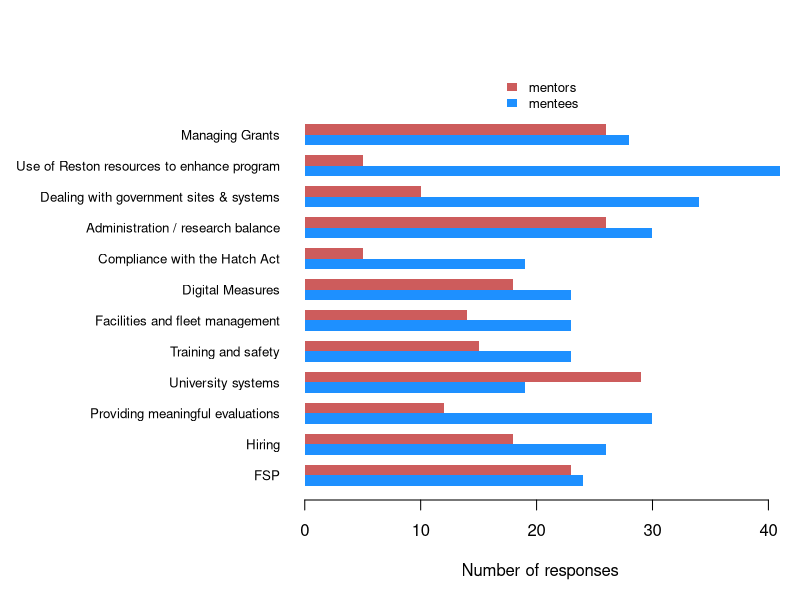
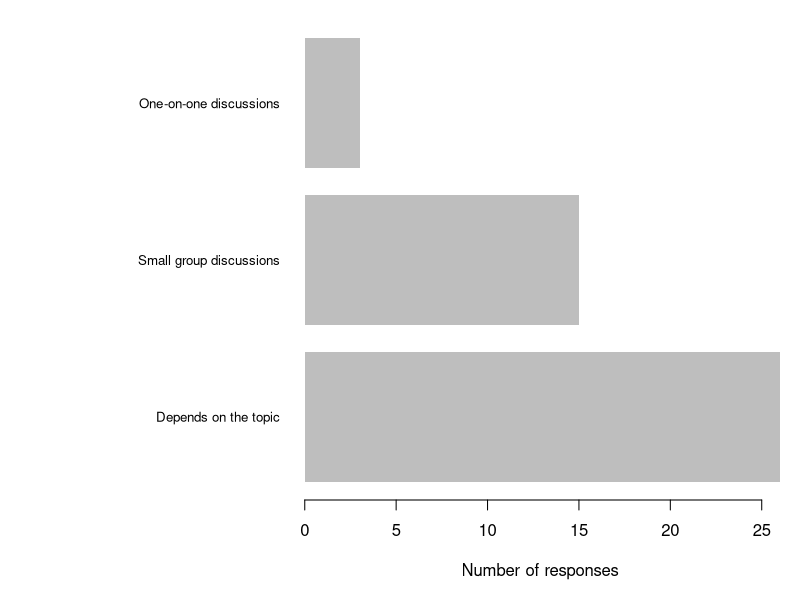
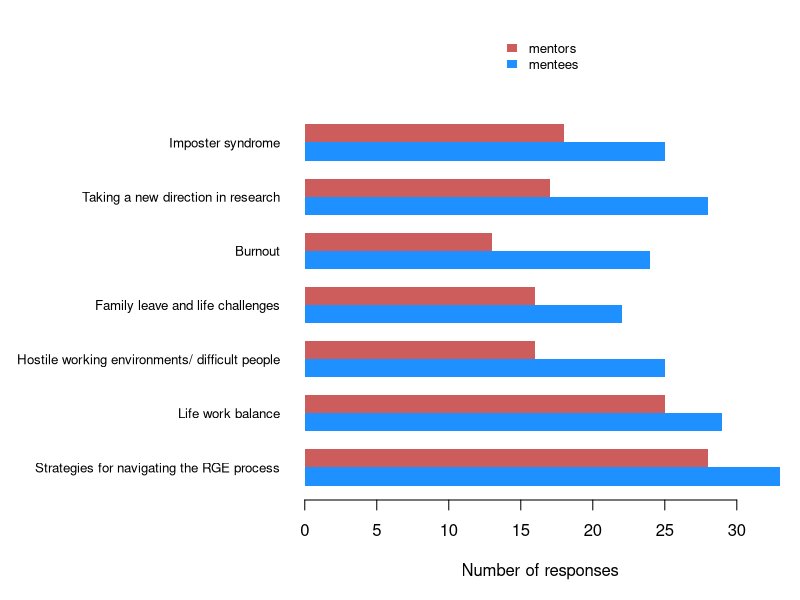
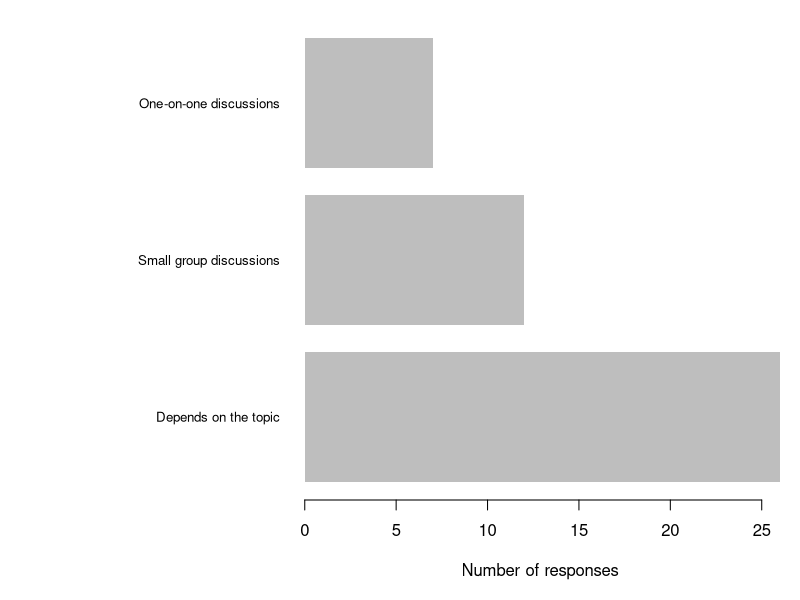
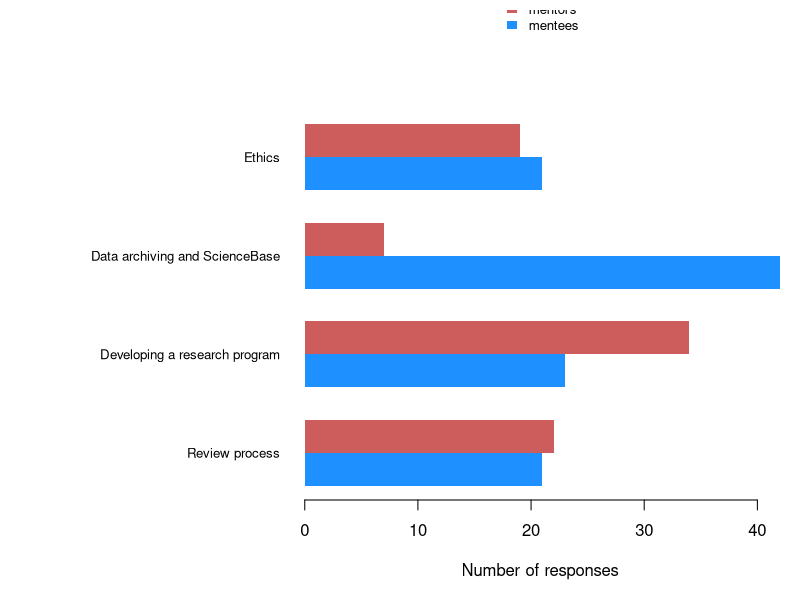
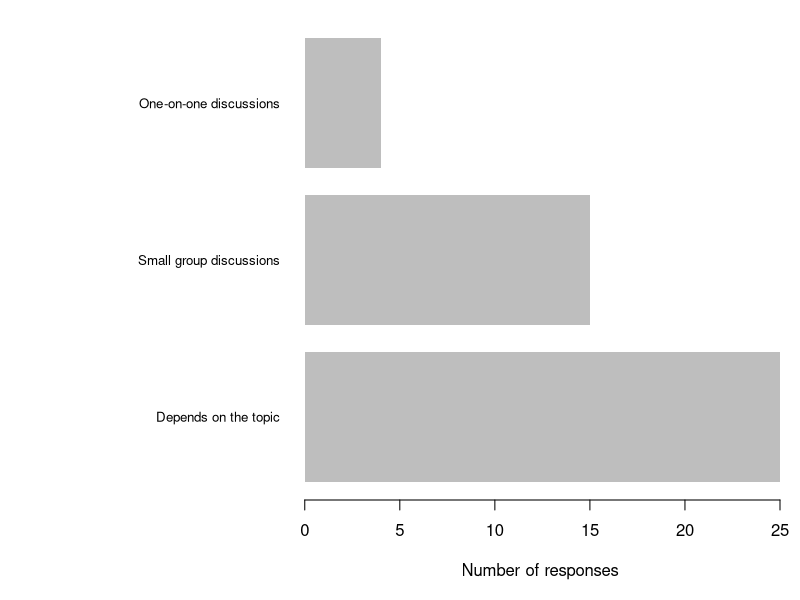
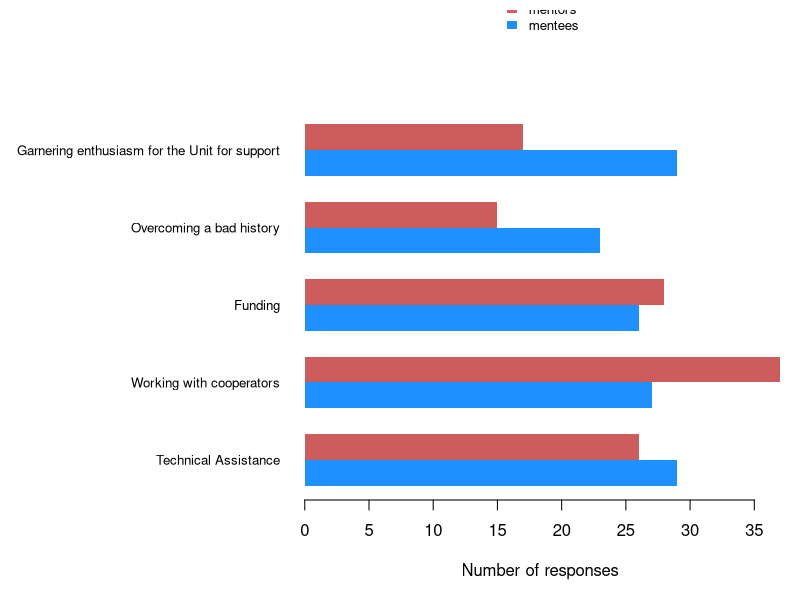
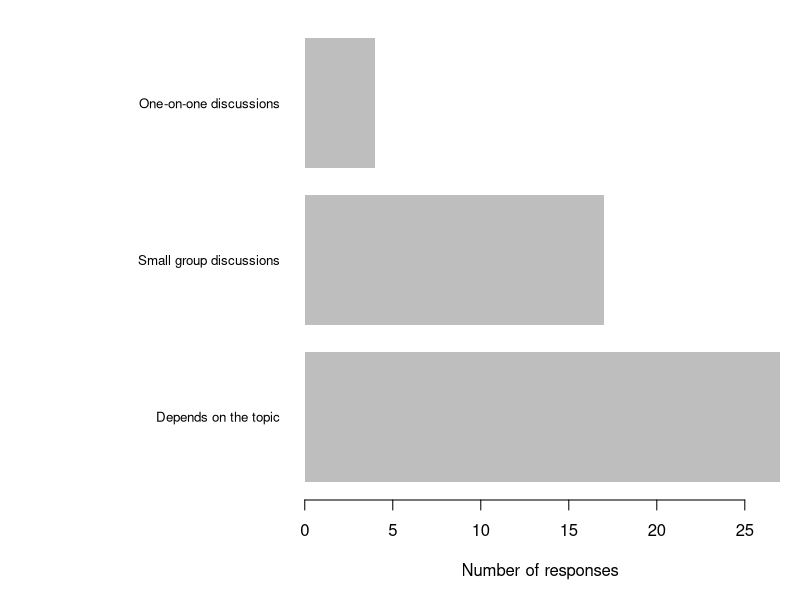

Generate these figures, in order, with R:
## ---- chunk 1
options(width = 100)
knitr::opts_chunk$set(message = FALSE, warning = FALSE)
## ---- chunk 2
library(dplyr)
## ---- chunk 3
## load package
# library("knitcitations")
## clean out any existing .bib files
# cleanbib()
## set pandoc for formatting
# options("citation_format" = "pandoc")
## ---- chunk 4
data_raw <- readr::read_csv(here::here("data", "raw", "cru_peer_mentoring_survey.csv"))
## ---- chunk 5
## extract admin data
data_admin <- data_raw %>%
  select(starts_with("Administration"))
## ---- chunk 6
## admin responses
responses_admin <- data_admin %>%
  select(!contains("format")) %>%
  select(!contains("other topics"))

## number of mentees
mentees <- (responses_admin == "Mentee" | responses_admin == "Mentor;Mentee") %>%
  apply(2, sum, na.rm = TRUE)

## number of mentors
mentors <- (responses_admin == "Mentor" | responses_admin == "Mentor;Mentee") %>%
  apply(2, sum, na.rm = TRUE)

## matrix of data for plotting
data_plot <- rbind(mentees, mentors)

## list of topics
topics <- responses_admin %>%
  colnames() %>%
  sub(pattern = "(^.*\\[)(.*)(\\])", replacement = "\\2")

## plot response summary info
par(mai = c(0.9, 2.9, 1, 0.1),
    omi = rep(0.1, 4))
barplot(data_plot, beside = TRUE,
        col = c("dodgerblue", "indianred"), border = NA,
        names.arg = topics,
        legend.text = TRUE,
        args.legend = list(x = "top", inset = -0.1, bty = "n", border = NA,
                           xpd = TRUE, cex = 0.8),
        horiz = TRUE, las = 1, cex.names = 0.8,
        xlab = "Number of responses")
## ---- chunk 7
## other topics
other_topics_admin <- data_admin %>%
  select(contains("other topics")) %>%
  unique() %>%
  filter(`Administration topics [other topics]` != is.na(.)) %>%
  pull()

for (topics in other_topics_admin) {
    cat("*", topics, "\n\n")
}
## ---- chunk 8
## mentoring format
format_admin <- data_admin %>%
  select(contains("format"))

## mentoring format != depends
format_smry <- format_admin %>%
  table()
format_other <- format_smry %>%
  names()
other_idx <- format_other == "One-on-one discussions" | format_other == "Small group discussions"

## mentoring format summary
format_admin_smry <- c(format_smry[other_idx], sum(format_smry[-other_idx]))
names(format_admin_smry)[3] <- "Depends on the topic"

## plot response summary info
par(mai = c(0.9, 2.9, 0.1, 0.1),
    omi = rep(0.1, 4))
barplot(rev(format_admin_smry),
        border = NA,
        horiz = TRUE, las = 1, cex.names = 0.8,
        xlab = "Number of responses")

## ---- chunk 9
## extract career data
data_career <- data_raw %>%
  select(starts_with("Career"))
## ---- chunk 10
## admin responses
responses_career <- data_career %>%
  select(!contains("format")) %>%
  select(!contains("other topics"))

## number of mentees
mentees <- (responses_career == "Mentee" | responses_career == "Mentor;Mentee") %>%
  apply(2, sum, na.rm = TRUE)

## number of mentors
mentors <- (responses_career == "Mentor" | responses_career == "Mentor;Mentee") %>%
  apply(2, sum, na.rm = TRUE)

## matrix of data for plotting
data_plot <- rbind(mentees, mentors)

## list of topics
topics <- responses_career %>%
  colnames() %>%
  sub(pattern = "(^.*\\[)(.*)(\\])", replacement = "\\2")

## plot response summary info
par(mai = c(0.9, 2.9, 1, 0.1),
    omi = rep(0.1, 4))
barplot(data_plot, beside = TRUE,
        col = c("dodgerblue", "indianred"), border = NA,
        names.arg = topics,
        legend.text = TRUE,
        args.legend = list(x = "top", inset = -0.2, bty = "n", border = NA,
                           xpd = TRUE, cex = 0.8),
        horiz = TRUE, las = 1, cex.names = 0.8,
        xlab = "Number of responses")
## ---- chunk 11
## other topics
other_topics_career <- data_career %>%
  select(contains("other topics")) %>%
  unique() %>%
  filter(`Career Building [other topics]` != is.na(.)) %>%
  pull()

for (topics in other_topics_career) {
    cat("*", topics, "\n\n")
}
## ---- chunk 12
## mentoring format
format_career <- data_career %>%
  select(contains("format"))

## mentoring format != depends
format_smry <- format_career %>%
  table()
format_other <- format_smry %>%
  names()
other_idx <- format_other == "One-on-one discussions" | format_other == "Small group discussions"

## mentoring format summary
format_career_smry <- c(format_smry[other_idx], sum(format_smry[-other_idx]))
names(format_career_smry)[3] <- "Depends on the topic"

## plot response summary info
par(mai = c(0.9, 2.9, 0.1, 0.1),
    omi = rep(0.1, 4))
barplot(rev(format_career_smry),
        border = NA,
        horiz = TRUE, las = 1, cex.names = 0.8,
        xlab = "Number of responses")

## ---- chunk 13
## extract research data
data_research <- data_raw %>%
  select(starts_with("Conducting"))
## ---- chunk 14
## research responses
responses_research <- data_research %>%
  select(!contains("format")) %>%
  select(!contains("other topics"))

## number of mentees
mentees <- (responses_research == "Mentee" | responses_research == "Mentor;Mentee") %>%
  apply(2, sum, na.rm = TRUE)

## number of mentors
mentors <- (responses_research == "Mentor" | responses_research == "Mentor;Mentee") %>%
  apply(2, sum, na.rm = TRUE)

## matrix of data for plotting
data_plot <- rbind(mentees, mentors)

## list of topics
topics <- responses_research %>%
  colnames() %>%
  sub(pattern = "(^.*\\[)(.*)(\\])", replacement = "\\2")

## plot response summary info
par(mai = c(0.9, 2.9, 1, 0.1),
    omi = rep(0.1, 4))
barplot(data_plot, beside = TRUE,
        col = c("dodgerblue", "indianred"), border = NA,
        names.arg = topics,
        legend.text = TRUE,
        args.legend = list(x = "top", inset = -0.3, bty = "n", border = NA,
                           xpd = TRUE, cex = 0.8),
        horiz = TRUE, las = 1, cex.names = 0.8,
        xlab = "Number of responses")
## ---- chunk 15
## other topics
other_topics_research <- data_research %>%
  select(contains("other topics")) %>%
  unique() %>%
  filter(`Conducting Research [other topics]` != is.na(.)) %>%
  pull()

for (topics in other_topics_research) {
    cat("*", topics, "\n\n")
}
## ---- chunk 16
## mentoring format
format_research <- data_research %>%
  select(contains("format"))

## mentoring format != depends
format_smry <- format_research %>%
  table()
format_other <- format_smry %>%
  names()
other_idx <- format_other == "One-on-one discussions" | format_other == "Small group discussions"

## mentoring format summary
format_research_smry <- c(format_smry[other_idx], sum(format_smry[-other_idx]))
names(format_research_smry)[3] <- "Depends on the topic"

## plot response summary info
par(mai = c(0.9, 2.9, 0.1, 0.1),
    omi = rep(0.1, 4))
barplot(rev(format_research_smry),
        border = NA,
        horiz = TRUE, las = 1, cex.names = 0.8,
        xlab = "Number of responses")

## ---- chunk 17
## extract partners data
data_partners <- data_raw %>%
  select(starts_with("Coordination"))
## ---- chunk 18
## partners responses
responses_partners <- data_partners %>%
  select(!contains("format")) %>%
  select(!contains("other topics"))

## number of mentees
mentees <- (responses_partners == "Mentee" | responses_partners == "Mentor;Mentee") %>%
  apply(2, sum, na.rm = TRUE)

## number of mentors
mentors <- (responses_partners == "Mentor" | responses_partners == "Mentor;Mentee") %>%
  apply(2, sum, na.rm = TRUE)

## matrix of data for plotting
data_plot <- rbind(mentees, mentors)

## list of topics
topics <- responses_partners %>%
  colnames() %>%
  sub(pattern = "(^.*\\[)(.*)(\\])", replacement = "\\2")

## plot response summary info
par(mai = c(0.9, 2.9, 1, 0.1),
    omi = rep(0.1, 4))
barplot(data_plot, beside = TRUE,
        col = c("dodgerblue", "indianred"), border = NA,
        names.arg = topics,
        legend.text = TRUE,
        args.legend = list(x = "top", inset = -0.3, bty = "n", border = NA,
                           xpd = TRUE, cex = 0.8),
        horiz = TRUE, las = 1, cex.names = 0.8,
        xlab = "Number of responses")
## ---- chunk 19
## other topics
other_topics_partners <- data_partners %>%
  select(contains("other topics")) %>%
  unique() %>%
  filter(`Coordination with partners [other topics]` != is.na(.)) %>%
  pull()

for (topics in other_topics_partners) {
    cat("*", topics, "\n\n")
}
## ---- chunk 20
## mentoring format
format_partners <- data_partners %>%
  select(contains("format"))

## mentoring format != depends
format_smry <- format_partners %>%
  table()
format_other <- format_smry %>%
  names()
other_idx <- format_other == "One-on-one discussions" | format_other == "Small group discussions"

## mentoring format summary
format_partners_smry <- c(format_smry[other_idx], sum(format_smry[-other_idx]))
names(format_partners_smry)[3] <- "Depends on the topic"

## plot response summary info
par(mai = c(0.9, 2.9, 0.1, 0.1),
    omi = rep(0.1, 4))
barplot(rev(format_partners_smry),
        border = NA,
        horiz = TRUE, las = 1, cex.names = 0.8,
        xlab = "Number of responses")

## ---- chunk 21
## extract lab data
data_lab <- data_raw %>%
  select(starts_with("Lab"))
## ---- chunk 22
## lab responses
responses_lab <- data_lab %>%
  select(!contains("format")) %>%
  select(!contains("other topics"))

## number of mentees
mentees <- (responses_lab == "Mentee" | responses_lab == "Mentor;Mentee") %>%
  apply(2, sum, na.rm = TRUE)

## number of mentors
mentors <- (responses_lab == "Mentor" | responses_lab == "Mentor;Mentee") %>%
  apply(2, sum, na.rm = TRUE)

## matrix of data for plotting
data_plot <- rbind(mentees, mentors)

## list of topics
topics <- responses_lab %>%
  colnames() %>%
  sub(pattern = "(^.*\\[)(.*)(\\])", replacement = "\\2") %>%
  sub(pattern = "(local high schools, mentoring programs, etc.) ",
      replacement = "", fixed = TRUE)

## plot response summary info
par(mai = c(0.9, 3.9, 1, 0.1),
    omi = rep(0.1, 4))
barplot(data_plot, beside = TRUE,
        col = c("dodgerblue", "indianred"), border = NA,
        names.arg = topics,
        legend.text = TRUE,
        args.legend = list(x = "top", inset = -0.2, bty = "n", border = NA,
                           xpd = TRUE, cex = 0.8),
        horiz = TRUE, las = 1, cex.names = 0.8,
        xlab = "Number of responses")
## ---- chunk 23
## other topics
other_topics_lab <- data_lab %>%
  select(contains("other topics")) %>%
  unique() %>%
  filter(`Lab Management [other topics]` != is.na(.)) %>%
  pull()

for (topics in other_topics_lab) {
    cat("*", topics, "\n\n")
}
## ---- chunk 24
## mentoring format
format_lab <- data_lab %>%
  select(contains("format"))

## mentoring format != depends
format_smry <- format_lab %>%
  table()
format_other <- format_smry %>%
  names()
other_idx <- format_other == "One-on-one discussions" | format_other == "Small group discussions"

## mentoring format summary
format_lab_smry <- c(format_smry[other_idx], sum(format_smry[-other_idx]))
names(format_lab_smry)[3] <- "Depends on the topic"

## plot response summary info
par(mai = c(0.9, 2.9, 0.1, 0.1),
    omi = rep(0.1, 4))
barplot(rev(format_lab_smry),
        border = NA,
        horiz = TRUE, las = 1, cex.names = 0.8,
        xlab = "Number of responses")

## ---- chunk 25
## extract service data
data_service <- data_raw %>%
  select(starts_with("Service"))
## ---- chunk 26
## service responses
responses_service <- data_service %>%
  select(!contains("format")) %>%
  select(!contains("other topics"))

## number of mentees
mentees <- (responses_service == "Mentee" | responses_service == "Mentor;Mentee") %>%
  apply(2, sum, na.rm = TRUE)

## number of mentors
mentors <- (responses_service == "Mentor" | responses_service == "Mentor;Mentee") %>%
  apply(2, sum, na.rm = TRUE)

## matrix of data for plotting
data_plot <- rbind(mentees, mentors)

## list of topics
topics <- responses_service %>%
  colnames() %>%
  sub(pattern = "(^.*\\[)(.*)(\\])", replacement = "\\2") %>%
  sub(pattern = "Service (editor",
      replacement = "Editor", fixed = TRUE) %>%
  sub(pattern = "etc)",
      replacement = "etc", fixed = TRUE)

## plot response summary info
par(mai = c(0.9, 3.9, 1, 0.1),
    omi = rep(0.1, 4))
barplot(data_plot, beside = TRUE,
        col = c("dodgerblue", "indianred"), border = NA,
        names.arg = topics,
        legend.text = TRUE,
        args.legend = list(x = "top", inset = -0.2, bty = "n", border = NA,
                           xpd = TRUE, cex = 0.8),
        horiz = TRUE, las = 1, cex.names = 0.8,
        xlab = "Number of responses")
## ---- chunk 27
## other topics
other_topics_service <- data_service %>%
  select(contains("other topics")) %>%
  unique() %>%
  filter(`Service [other topics]` != is.na(.)) %>%
  pull()

for (topics in other_topics_service) {
    cat("*", topics, "\n\n")
}
## ---- chunk 28
## mentoring format
format_service <- data_service %>%
  select(contains("format"))

## mentoring format != depends
format_smry <- format_service %>%
  table()
format_other <- format_smry %>%
  names()
other_idx <- format_other == "One-on-one discussions" | format_other == "Small group discussions"

## mentoring format summary
format_service_smry <- c(format_smry[other_idx], sum(format_smry[-other_idx]))
names(format_service_smry)[3] <- "Depends on the topic"

## plot response summary info
par(mai = c(0.9, 2.9, 0.1, 0.1),
    omi = rep(0.1, 4))
barplot(rev(format_service_smry),
        border = NA,
        horiz = TRUE, las = 1, cex.names = 0.8,
        xlab = "Number of responses")
